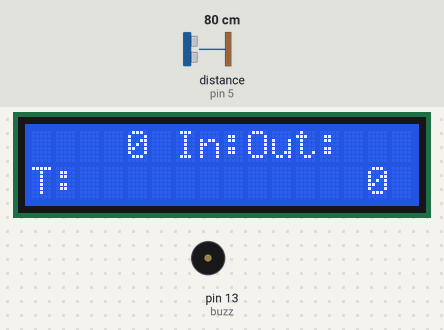
A sketch run on a simulated Arduino Uno, built with avr-gcc and run on an emulated ATmega328P. On the bench: 16×2 character LCD, buzzer (waves = sounding). Wiring (inferred from the names in the program): ultrasonic range finder: trigger pin 6; echo pin 5. Inputs (shaded band) come from the test bench; at power-on: distance to the obstacle (sensor on pin 5) 80 cm. The echo pulse lasts 58.3 µs per cm.

Above: at 1.2 s.
1.3 s: distance to the obstacle (sensor on pin 5) set to 8 cm
At 1.51 s:
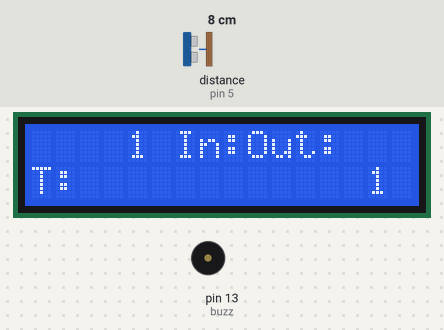
2.9 s: distance to the obstacle (sensor on pin 5) set to 5 cm
At 3.1 s:
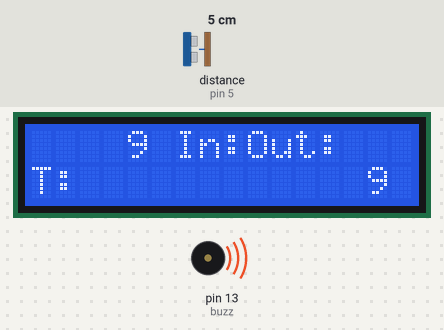
4.8 s: distance to the obstacle (sensor on pin 5) set to 18 cm
At 5.37 s:
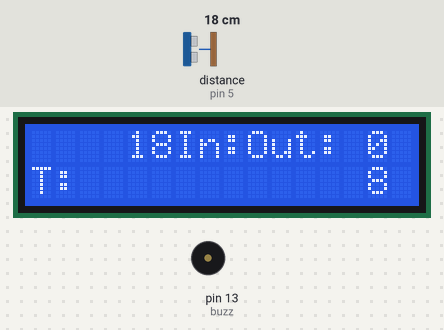
Timing chart, 0 to 7.8 s (numbered marks = the images above; inputs shaded):
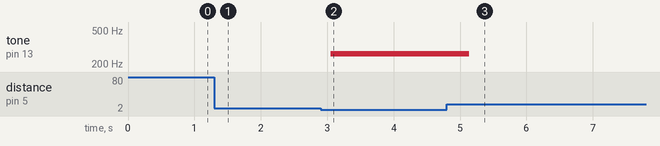

The sketch:

bidirectionalvisitor.ino
```cpp
#include <Wire.h>
#include <LiquidCrystal.h>
const int trigPin=6, echoPin=5, buzz=13;

LiquidCrystal lcd(12,11,10,9,8,7);
int counter = 0;
int currentState1 = 0;
int previousState1 = 0;
int currentState2 = 0;
int previousState2 = 0;
int inside = 0;
int outside = 0;

void setup()
{
// initialize the LCD
lcd.begin(16,2);
Serial.begin (9600);
pinMode(trigPin, OUTPUT);
pinMode(echoPin, INPUT);
pinMode(buzz, OUTPUT);
}

void loop()
{
lcd.setCursor(6, 0);
lcd.print("In: ");
lcd.setCursor(9, 0);
lcd.print("Out: ");
lcd.setCursor(0, 1);
lcd.print("T: ");
long duration;
int distance;
digitalWrite(trigPin, HIGH);
delayMicroseconds(2);
digitalWrite(trigPin, LOW);
delayMicroseconds(2);
digitalWrite(trigPin, HIGH);
delayMicroseconds(10);
digitalWrite(trigPin, LOW);
duration = pulseIn(echoPin, HIGH);
distance=duration*0.034/2;

if(distance<=2){
  digitalWrite(buzz, HIGH);
  tone(13, 262, 250);
  //delay(3000);
  currentState1=1;
}
else{
  digitalWrite(buzz, LOW);
  currentState1=0;
}

distance = (duration/2) / 29.1;
if (distance <= 9){
currentState1 = 1;
}
else {
currentState1 = 0;
}
delay(100);
if(currentState1 != previousState1){
if(currentState1 == 1){
counter = counter + 1;}
lcd.setCursor(14, 1);
lcd.print(counter);
inside = inside +1;}
lcd.setCursor(4, 0);
lcd.print(inside);
if (distance > 2 && distance <= 5){
    digitalWrite(buzz, HIGH);
    tone (13,262, 250);
currentState2 = 1;
}
else {
currentState2 = 0;
}
delay(100);
if(currentState2 != previousState2){
if(currentState2 == 1){
counter = counter - 1;}
lcd.setCursor(14, 1);
lcd.print(counter);
outside = outside +1;}
lcd.setCursor(13, 0);
lcd.print(outside);
lcd.setCursor(14, 1);
lcd.print(counter);
if (counter > 9 || counter < 0){
lcd.setCursor(14, 1);
lcd.print(counter);
delay(100);
lcd.clear();
}
}
```

Measured:
- the behaviour switches between 7 and 6 cm on distance to the obstacle (sensor on pin 5) (found by bisection; images 1 and 2)
- after the input at 1.3 s, the display: changes after 0.12 s (image 1)
- after the input at 2.9 s, tone on pin 13 (buzz): silent → 262 Hz after 0.15 s
- after the input at 4.8 s, tone on pin 13 (buzz): 262 Hz → silent after 0.34 s
- what the display in image 3 shows lasts 0.6 s, from 5.0 s to 5.6 s
